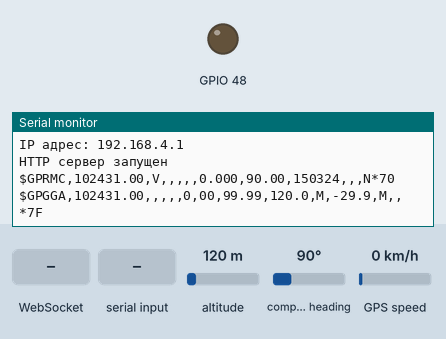
This program was run on a simulated ESP32-S3. On the bench: output pins drawn as LEDs (lit = HIGH), the last lines printed to the serial monitor. The test bench sets the inputs (shaded band); at power-on: altitude 120 m, compass heading 90°, GPS speed 0 km/h. The GPS gets a fix after 3 s at 37.7749, -122.4194 with 8 satellites.

Above: at 1.2 s.
1.3 s: altitude set to 20 m
At 2.6 s:
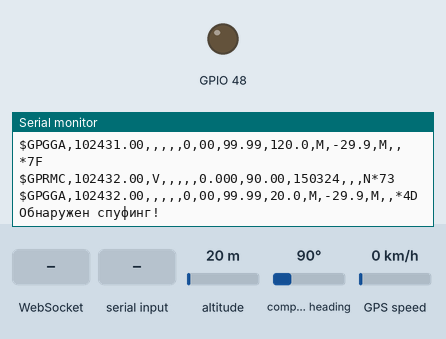
3.6 s: WebSocket text "on" received
At 3.73 s:
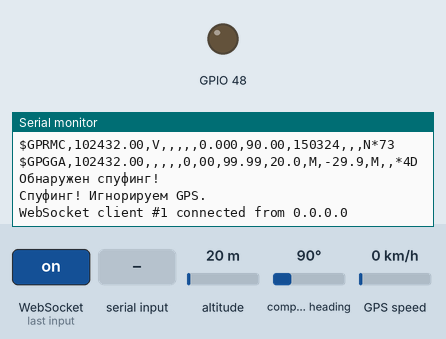
5.2 s: "on\n" received over the second serial link
At 5.9 s:
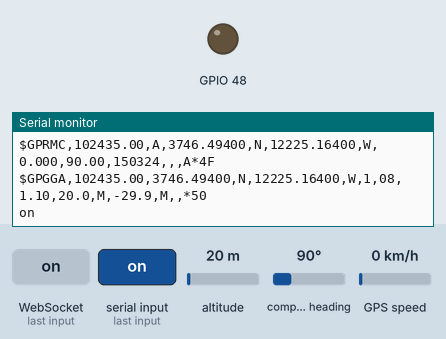
7.5 s: compass heading set to 0°
At 8.4 s:
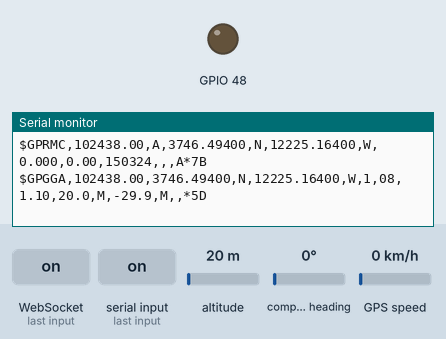
9.5 s: "*\n" received over the second serial link
At 10.0 s:
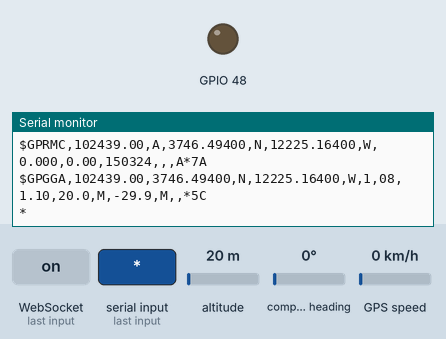
11.5 s: "90,45\n" received over the second serial link
At 12.0 s:
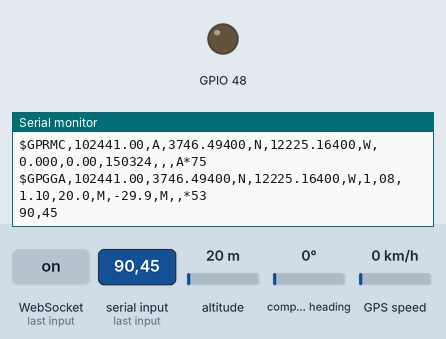

The program:

main.cpp
```cpp
#include "tasks/GPSTask.h"
#include "tasks/SpoofingCheckTask.h"
#include "HardwareSerial.h"
#include "defines/Defines.h"
#include "sensors/GPS/GPS.h"
#include "WebServer/WebServer.h"
#include "tasks/WebServerTask.h"

SemaphoreHandle_t xMutex = nullptr;


void setup() {
    Serial.begin(115200, SERIAL_8N1);
    initializeSharedResources();
    if (xMutex == NULL) {
        Serial.println("Ошибка инициализации ресурсов!");
        while(1);
    }

    xTaskCreate(GPSTask::run, "GPS", 4096, NULL, 2, NULL);
    xTaskCreate(SpoofingCheckTask::run, "SpoofCheck", 4096, NULL, 1, NULL);
    xTaskCreate(WebServerTask::run, "HTTPdebug", 8196, NULL, 0, NULL);
}

void loop() {vTaskDelete(NULL); }
```

WebServer.h
```cpp
#ifndef WEB_SERVER_H
#define WEB_SERVER_H

#include <WiFi.h>
#include <AsyncTCP.h>
#include <ESPAsyncWebServer.h>
#include <ArduinoJson.h>
#include "defines/Defines.h"
#include "sensors/GPS/GPS.h"

class DebugTool {
public:
    // Удаляем конструкторы копирования и присваивания
    DebugTool(const DebugTool&) = delete;
    DebugTool& operator=(const DebugTool&) = delete;

    // Статический метод для получения экземпляра
    static DebugTool& getInstance(uint16_t port = 80) {
        static DebugTool instance(port);
        return instance;
    }

    AsyncWebSocket ws;

    // Публичные методы
    void sendNMEAData(const String& data);
    void init();

    // Доступ к серверу и WebSocket (при необходимости)
    AsyncWebServer& getServer() { return server; }
    AsyncWebSocket& getWebSocket() { return ws; }

private:
    // Приватный конструктор
    explicit DebugTool(uint16_t port);

    // Приватные методы
    void handleWebSocketMessage(void* arg, uint8_t* data, size_t len);
    void handleRoot(AsyncWebServerRequest* request);
    void handleLED(AsyncWebServerRequest* request);
    void onEvent(AsyncWebSocket* server, AsyncWebSocketClient* client,
                AwsEventType type, void* arg, uint8_t* data, size_t len);

    // Члены класса
    AsyncWebServer server;

    const char* ssid = "DebugTool";
    const char* password = "12345678";
    bool isConnected = false;
    uint32_t currentBaudRate = 9600;
    GPS& gps = GPS::getInstance();
    String html;

    // Настройки сети
    IPAddress apIP = {192, 168, 4, 1};
    IPAddress gateway = {192, 168, 4, 1};
    IPAddress subnet = {255, 255, 255, 0};
};

#endif
```

Defines.h
```cpp
#ifndef DEFINES_H
#define DEFINES_H

#include "freertos/FreeRTOS.h"
#include "freertos/semphr.h"
#include "freertos/event_groups.h"

#define RXD2 16
#define TXD2 17                     // UART 2
#define MAX_SPEED_M_S 138.0         // Максимальная скорость
#define MAX_ACCEL_M_S2 98.0         // максимальная акселерация
#define MIN_SATELLITES 4            // Минимальное количество спутников
#define TIME_INTERVAL 200           // Интервал между обновлением инфы о триггерах
#define REQUIRED_TRIGGERS 2         // Количество сработанных триггеров для выявления спуфинга
#define MIN_SPOOFING_DURATION 2000  // Минимальное время для принятия решения о спуфинге
#define RISK_INCREMENT 5            // Накопление риска
#define RISK_DECREMENT 10           // Убавление риска
#define RISK_THRESHOLD 55           // Уровень недоверия для старта триггера
#define UNRISK_THRESHOLD 40         // Уровень недоверия для восстановления
#define MAX_ALTITUDE_RATE 100.0     // Максимальная скорость изменения высоты (м/с)
#define GPS_TIME_TOLERANCE 1000     // Допустимое расхождение временных меток (мс)
#define MIN_MOVEMENT_DISTANCE 5.0   // Минимальное расстояние для проверки движения (м)
#define RECOVERY_TIME 200           // Время восстановления (мс)

extern SemaphoreHandle_t xMutex;

void initializeSharedResources();

enum SpoofingCheck {
    SIGNAL_ANOMALY,
    MOVEMENT_ANOMALY,
    ALTITUDE_ANOMALY,
    DATA_INCONSISTENCY,
    TIMESTAMP_ANOMALY,
    HDOP_ANOMALY,
    CHECK_SNR,
    NUM_CHECKS
};

struct SpoofingState {
    bool detected = false;
    bool flags[NUM_CHECKS] = {false};
    uint32_t startTime = 0;
    int risk = 0;
    int triggeredChecks = 0;

    float lastLat = 0, lastLon = 0;
    float lastSpeed = 0;
    uint32_t lastCheckTime = 0;

    float lastAltitude = 0;
    uint32_t lastAltTime = 0;

    float lastConsistencyLat = 0, lastConsistencyLon = 0;
    uint32_t lastConsistencyTime = 0;

    uint32_t lastGpsTime = 0;
    uint32_t lastSystemTime = 0;
    bool firstTimeCheck = true;

    uint32_t lastHDOPTime = 0;
    float lastHDOP = 0;

    float lastSNR = 0;
    uint32_t lastSNRTime = 0;
};

#endif
```

GPS.h
```cpp
#ifndef GPS_H
#define GPS_H

#include <NMEAGPS.h>
#include <TinyGPS++.h>
#include <HardwareSerial.h>
#include <freertos/FreeRTOS.h>
#include <freertos/task.h>
#include <freertos/semphr.h>
#include "defines/Defines.h"
#include "SimpleKalmanFilter.h"

class GPS {
public:
    static GPS& getInstance() {
        static GPS instance;
        return instance;
    }

    void init();
    void checkSpoofing();
    void checkRecovery();
    void resetSpoofingState();
    void setBaudRate(uint16_t);
    void begin(uint16_t);
    void end();

    void update();
    String generateFiltredNMEA();

    HardwareSerial& getSerialGPS() { return SerialGPS; }
    TinyGPSPlus& getGps() { return gps; }
    SpoofingState& getSpoofingState() { return spoofingState; }

    float getLatitude() const { return filteredLat; }   // Отфильтрованная широта
    float getLongitude() const { return filteredLng; }  // Отфильтрованная долгота
    float getRawLatitude() { return gps.location.lat(); }  // Сырые данные
    float getRawLongitude() { return gps.location.lng(); }

private:
    GPS();
    ~GPS() = default;
    GPS(const GPS&) = delete;
    GPS& operator=(const GPS&) = delete;

    uint32_t safeMillisDelta(uint32_t current, uint32_t previous);
    void checkSignalAnomalies();       // Высший приоритет
    void checkMovementAnomalies();     // Высокий приоритет
    void checkDataConsistency();       // Средний приоритет
    void checkAltitudeAnomalies();     // Низкий приоритет
    void checkTimestamps();            // Самый Низкий приоритет
    void checkHDOP();                  // Низкий приоритет
    void checkSNR();

    byte calculateCRC(const char *sentence);

    String generateFilteredGPGGA();

    const byte ubx5hz[14] = {0xB5, 0x62, 0x06, 0x08, 0x06, 0x00, 0xC8, 0x00, 0x01, 0x00, 0x01, 0x00, 0xDE, 0x6A};
    const byte ubxSaveCfg[21] = {0xB5, 0x62, 0x06, 0x09, 0x0D, 0x00, 0x00, 0x00, 0x00, 0x00, 0xFF, 0xFF, 0x00, 0x00, 0x00, 0x00, 0x00, 0x00, 0x17, 0x31, 0xBF};

    TinyGPSPlus gps;
    HardwareSerial SerialGPS;
    SpoofingState spoofingState;

    SimpleKalmanFilter kalmanLat;
    SimpleKalmanFilter kalmanLng;

    // Отфильтрованные координаты
    float filteredLat = 0.0f;
    float filteredLng = 0.0f;
    uint16_t currentBaudRate = 9600;
};

#endif 
```

GPSTask.h
```cpp
#ifndef GPSTASK_H
#define GPSTASK_H

#include "freertos/FreeRTOS.h"
#include "freertos/task.h"

class GPSTask {
public:
    static void run(void* pvParameters);
};

#endif
```

SpoofingCheckTask.h
```cpp
#ifndef SPOOFING_CHECK_TASK_H
#define SPOOFING_CHECK_TASK_H

#include "GPSTask.h"

class SpoofingCheckTask {
public:
    static void run(void* pvParameters);
};

#endif 
```

WebServerTask.h
```cpp
#ifndef WEB_SERVER_TASK_H
#define WEB_SERVER_TASK_H

#include "WebServer/WebServer.h"

#include "freertos/FreeRTOS.h"
#include "freertos/task.h"

class WebServerTask{
public:
    static void run(void* pvParameters);
};

#endif
```

Defines.cpp
```cpp
#include "defines/Defines.h"

void initializeSharedResources() {
    if (xMutex == nullptr) {
        xMutex = xSemaphoreCreateMutex();
    }
}
```

GPS.cpp
```cpp
#include "sensors/GPS/GPS.h"

GPS::GPS() : SerialGPS(1), kalmanLat(1.0f, 1.0f, 0.01f),
    kalmanLng(1.0f, 1.0f, 0.01f) {}

void GPS::init() {
    SerialGPS.begin(currentBaudRate, SERIAL_8N1, RXD2, TXD2);
    if (!SerialGPS) {
        Serial.println("Error!");
        return;}
    else { Serial.println("UART1 подключился GPIO17(TX) | GPIO18(RX)"); }
    spoofingState.firstTimeCheck = true;
    spoofingState.detected = false;
    spoofingState.risk = 0;
    spoofingState.triggeredChecks = 0;
}

void GPS::setBaudRate(uint16_t newBaud){
  currentBaudRate = newBaud;
}

void GPS::begin(uint16_t newBaud){
    SerialGPS.begin(currentBaudRate, SERIAL_8N1, RXD2, TXD2);
}

void GPS::end(){
  SerialGPS.end();
}

uint32_t GPS::safeMillisDelta(uint32_t current, uint32_t previous) {
    return (current >= previous) ? (current - previous) : (UINT32_MAX - previous + current);
}

byte GPS::calculateCRC(const char *sentence){
    byte crc = 0;
    for (int i = 1; i < strlen(sentence); i++) {
        if (sentence[i] == '*') break;
        crc ^= sentence[i];
    }
    return crc;
}

String GPS::generateFiltredNMEA(){
    String nmea;
    update();
    nmea = generateFilteredGPGGA();
    return nmea;
}

void GPS::update() {
    while (SerialGPS.available()) {
        char c = SerialGPS.read();
        if (gps.encode(c)) {
            if (gps.location.isUpdated()) {
                // Обновляем фильтр Калмана
                filteredLat = kalmanLat.updateEstimate(gps.location.lat());
                filteredLng = kalmanLng.updateEstimate(gps.location.lng());
            }
        }
    }
}

String GPS::generateFilteredGPGGA() {
    // Получаем отфильтрованные координаты
    float lat = filteredLat;
    float lng = filteredLng;

    // Форматируем координаты в NMEA-стиль
    char latDir = (lat >= 0) ? 'N' : 'S';
    char lngDir = (lng >= 0) ? 'E' : 'W';
    lat = fabs(lat);
    lng = fabs(lng);

    // Форматируем время (берём из сырых данных GPS)
    uint32_t time = gps.time.value();
    // Добавляем ведущие нули, если нужно (чтобы было HHMMSS.sss)
    String timeStr = String(time);
    while (timeStr.length() < 6) {
        timeStr = "0" + timeStr;
    }

    // Форматируем координаты в DDMM.mmmmmm
    int latDeg = (int)lat;
    float latMin = (lat - latDeg) * 60.0;
    int lngDeg = (int)lng;
    float lngMin = (lng - lngDeg) * 60.0;

    String nmea = "$GPGGA,";
    nmea += timeStr + ",";
    nmea += String(latDeg) + String(latMin, 6).substring(1) + "," + latDir + ",";  // Формат DDMM.mmmmmm
    nmea += String(lngDeg) + String(lngMin, 6).substring(1) + "," + lngDir + ",";
    nmea += "1,";  // Fix quality (1 = GPS fix)
    nmea += String(gps.satellites.value()) + ",";
    nmea += String(gps.hdop.value() / 100.0, 1) + ",";  // HDOP
    nmea += String(gps.altitude.meters(), 1) + ",M,";    // Высота
    nmea += "0.0,M,,";  // Geoid separation

    // Рассчитываем и добавляем CRC
    byte crc = calculateCRC(nmea.c_str() + 1);  // Пропускаем '$'
    char crcStr[3];
    sprintf(crcStr, "%02X", crc);
    nmea += "*";
    nmea += crcStr;

    // Проверяем, есть ли валидные данные
    // if (!gps.location.isValid()) {
    //   String notValidNMEA = "$GPGGA,,,,,,0,,,,,,,,*";
    //   notValidNMEA += crcStr;
    //     // Возвращаем строку с нулевыми координатами, если нет фиксации
    //     return notValidNMEA;  // Стандартная строка "нет данных"
    // }

    return nmea;
}
void GPS::checkSpoofing() {
    spoofingState.triggeredChecks = 0;
    memset(spoofingState.flags, 0, sizeof(spoofingState.flags));

    checkSignalAnomalies();
    checkMovementAnomalies();
    checkDataConsistency();
    checkAltitudeAnomalies();
    checkTimestamps();
    checkHDOP();

    if(spoofingState.flags[SIGNAL_ANOMALY]) spoofingState.triggeredChecks += 2;
    if(spoofingState.flags[MOVEMENT_ANOMALY]) spoofingState.triggeredChecks += 1;
    if(spoofingState.flags[DATA_INCONSISTENCY]) spoofingState.triggeredChecks += 1;
    if(spoofingState.flags[ALTITUDE_ANOMALY]) spoofingState.triggeredChecks += 1;
    if(spoofingState.flags[TIMESTAMP_ANOMALY]) spoofingState.triggeredChecks += 1;
    if(spoofingState.flags[HDOP_ANOMALY]) spoofingState.triggeredChecks += 1;


     if(spoofingState.triggeredChecks >= REQUIRED_TRIGGERS) {
        spoofingState.risk = min(70, spoofingState.risk + RISK_INCREMENT);

        if(!spoofingState.detected && spoofingState.risk >= RISK_THRESHOLD) {
            spoofingState.detected = true;
            spoofingState.startTime = millis();
        }
    } else {
        spoofingState.risk = max(0, spoofingState.risk - RISK_DECREMENT);
        bool anyFlagActive = false;
        for(int i = 0; i < 5; i++) {
            if(spoofingState.flags[i]) {
                anyFlagActive = true;
                break;
            }
        }
        // Добавлено: автоматический сброс при низком риске
        if(!anyFlagActive && spoofingState.risk < UNRISK_THRESHOLD) {
            spoofingState.detected = false;
            spoofingState.triggeredChecks = 0;
             spoofingState.risk = 0;
        }
    }
}

// В классе GPS добавить метод:
void GPS::resetSpoofingState() {
    spoofingState.detected = false;
    spoofingState.risk = 0;
    spoofingState.triggeredChecks = 0;
    memset(spoofingState.flags, 0, sizeof(spoofingState.flags));
}

void GPS:: checkSignalAnomalies() {
  spoofingState.flags[SIGNAL_ANOMALY] =
    (gps.satellites.value() < MIN_SATELLITES);
}

void GPS::checkMovementAnomalies() {
  if(gps.location.isValid() && gps.speed.isValid()) {
    float currentSpeed = gps.speed.mps();

    // Проверка максимальной скорости
    if(currentSpeed > MAX_SPEED_M_S) {
      spoofingState.flags[MOVEMENT_ANOMALY] = true;
    }

    // Проверка ускорения
    if(spoofingState.lastCheckTime != 0) {
      uint32_t timeDiffMs = safeMillisDelta(millis(), spoofingState.lastCheckTime);
      float timeDiff = timeDiffMs / 1000.0f;

      if(timeDiff > 0.1f) {  // Минимальный интервал для проверки ускорения
        float acceleration = abs(currentSpeed - spoofingState.lastSpeed) / timeDiff;
        if(acceleration > MAX_ACCEL_M_S2) {
          spoofingState.flags[MOVEMENT_ANOMALY] = true;
        }
      }
    }

    // Проверка "прыгающих" координат
    if(spoofingState.lastCheckTime != 0) {
      float distance = TinyGPSPlus::distanceBetween(
        spoofingState.lastLat, spoofingState.lastLon,
        gps.location.lat(), gps.location.lng());

      if(distance > MIN_MOVEMENT_DISTANCE && currentSpeed < 1.0) {
        spoofingState.flags[MOVEMENT_ANOMALY] = true;
      }
    }

    // Обновление данных
    spoofingState.lastSpeed = currentSpeed;
    spoofingState.lastLat = gps.location.lat();
    spoofingState.lastLon = gps.location.lng();
    spoofingState.lastCheckTime = millis();
  } else {
    spoofingState.flags[MOVEMENT_ANOMALY] = false;
  }
}

void GPS::checkAltitudeAnomalies() {
  if(gps.altitude.isValid()) {
    if(spoofingState.lastAltTime != 0) {
      uint32_t timeDiffMs = safeMillisDelta(millis(), spoofingState.lastAltTime);
      float timeDiff = timeDiffMs / 1000.0f;

      if(timeDiff > 0.1f) {
        float altDiff = abs(gps.altitude.meters() - spoofingState.lastAltitude);
        float rate = altDiff / timeDiff;

        if(rate > MAX_ALTITUDE_RATE) {
          spoofingState.flags[ALTITUDE_ANOMALY] = true;
        }
      }
    }

    spoofingState.lastAltitude = gps.altitude.meters();
    spoofingState.lastAltTime = millis();
  } else {
    spoofingState.flags[ALTITUDE_ANOMALY] = false;
  }
}

void GPS::checkDataConsistency() {
  if(gps.location.isValid() && gps.speed.isValid()) {
    if(spoofingState.lastConsistencyTime != 0) {
      uint32_t timeDiffMs = safeMillisDelta(millis(), spoofingState.lastConsistencyTime);
      float timeDiff = timeDiffMs / 1000.0f;

      if(timeDiff > 0.5f) {  // Минимальный интервал для проверки
        float distance = TinyGPSPlus::distanceBetween(
          spoofingState.lastConsistencyLat, spoofingState.lastConsistencyLon,
          gps.location.lat(), gps.location.lng());
        float calculatedSpeed = distance / timeDiff;
        float reportedSpeed = gps.speed.mps();

        if(reportedSpeed > 1.0 && abs(calculatedSpeed - reportedSpeed) > reportedSpeed * 0.2) {
          spoofingState.flags[DATA_INCONSISTENCY] = true;
        }
      }
    }

    spoofingState.lastConsistencyLat = gps.location.lat();
    spoofingState.lastConsistencyLon = gps.location.lng();
    spoofingState.lastConsistencyTime = millis();
  } else {
    spoofingState.flags[DATA_INCONSISTENCY] = false;
  }
}

void GPS::checkTimestamps() {
  if(gps.time.isValid() && gps.date.isValid()) {
    uint32_t currentGpsTime = gps.date.value() * 86400UL + gps.time.value(); // Конвертация в секунды

    if(!spoofingState.firstTimeCheck) {
      int32_t timeDiff = (int32_t)(currentGpsTime - spoofingState.lastGpsTime);
      int32_t systemDiff = (int32_t)(safeMillisDelta(millis(), spoofingState.lastSystemTime) / 1000);
      int32_t delta = abs(timeDiff - systemDiff);

      if(delta > (GPS_TIME_TOLERANCE / 1000)) {
        spoofingState.flags[TIMESTAMP_ANOMALY] = true;
      }
    } else {
      spoofingState.firstTimeCheck = false;
    }

    spoofingState.lastGpsTime = currentGpsTime;
    spoofingState.lastSystemTime = millis();
  } else {
    spoofingState.flags[TIMESTAMP_ANOMALY] = false;
  }
}

void GPS::checkHDOP(){
  if (gps.location.isValid() && gps.hdop.isValid()){
    float currentHDOP = gps.hdop.hdop();

    uint32_t timeDiffms = safeMillisDelta(millis(), spoofingState.lastHDOPTime);
    float timeDiff = timeDiffms / 1000.0f;

     if (spoofingState.lastHDOP < 0) {
            spoofingState.lastHDOP = currentHDOP;
            spoofingState.lastHDOPTime = millis();
            spoofingState.flags[HDOP_ANOMALY] = false;
            return;
        }

    if (spoofingState.lastHDOP >= 5.0 && timeDiff> 0.1){
      float hdopRate = abs(currentHDOP - spoofingState.lastHDOP) / timeDiff;
      if (hdopRate >= 10){
          spoofingState.flags[HDOP_ANOMALY] = true;
      }
    }
    spoofingState.lastHDOP = currentHDOP;
    spoofingState.lastHDOPTime = millis();
  }
  else {
    spoofingState.flags[HDOP_ANOMALY] = false;
  }
}
```

WebServerTask.cpp
```cpp
#include "tasks/WebServerTask.h"
#include "defines/Defines.h"

void WebServerTask::run(void* pvParameters) {
    DebugTool& server = DebugTool::getInstance();
    server.init();
    server.sendNMEAData("WebServer is begin");
    while(1) {
        server.ws.cleanupClients();

        static uint32_t lastUpdate = 0;
        if(millis() - lastUpdate > 5000) {
            server.sendNMEAData("System active, waiting for GPS data...");
            lastUpdate = millis();
        }

        vTaskDelay(pdMS_TO_TICKS(100));
    }
}
```

Source omitted: WebServer.cpp (18407 bytes), GPSTask.cpp (1479 bytes), SpoofingCheckTask.cpp (874 bytes)

Measured:
- after the input at 1.3 s, the serial monitor: prints a new line after 0.75 s (image 1)
- after the input at 3.6 s, the serial monitor: prints a new line at once (image 2)
- after the input at 5.2 s, the serial monitor: prints a new line at once (image 3)
- after the input at 7.5 s, the serial monitor: prints a new line after 0.57 s (image 4)
- after the input at 9.5 s, the serial monitor: prints a new line at once (image 5)
- after the input at 11.5 s, the serial monitor: prints a new line at once (image 6)
